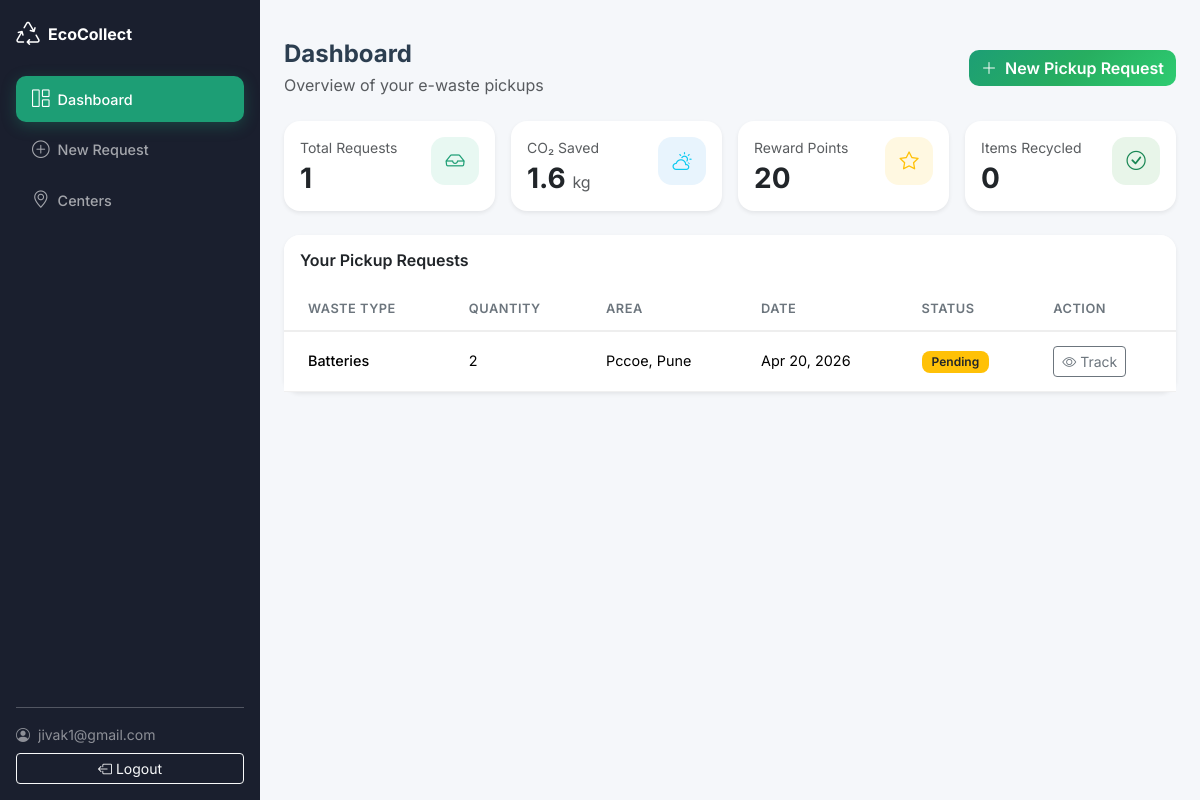
/dashboard (signed in), run on the app's committed database.
### models.py (models this page shows, shortened)
class User(UserMixin, db.Model):
    __tablename__ = 'users'
    id = db.Column(db.Integer, primary_key=True)
    email = db.Column(db.String(150), unique=True, nullable=False)
    password_hash = db.Column(db.String(256), nullable=False)
    created_at = db.Column(db.DateTime, default=datetime.utcnow)
    requests = db.relationship('Request', backref='user', lazy=True)

class Request(db.Model):
    __tablename__ = 'requests'
    id = db.Column(db.Integer, primary_key=True)
    user_id = db.Column(db.Integer, db.ForeignKey('users.id'), nullable=False)
    waste_type = db.Column(db.String(50), nullable=False)
    quantity = db.Column(db.Integer, nullable=False)
    area = db.Column(db.String(200), nullable=False)
    pickup_date = db.Column(db.Date, nullable=False)
    time_slot = db.Column(db.String(50), nullable=False)
    notes = db.Column(db.Text, nullable=True)
    status = db.Column(db.String(30), default='Pending')
    submitted_at = db.Column(db.DateTime, default=datetime.utcnow)
    assigned_center = db.Column(db.String(150), default='EcoCollect Central Hub')

### app.py (the view)
@app.route('/dashboard')
@login_required
def dashboard():
    user_requests = Request.query.filter_by(user_id=current_user.id)\
        .order_by(Request.submitted_at.desc()).all()
    total = len(user_requests)
    total_qty = sum(r.quantity for r in user_requests)
    co2 = round(total_qty * 0.8, 1)
    recycled = sum(1 for r in user_requests if r.status == 'Recycled')
    points = total_qty * 10
    return render_template('dashboard.html',
                           requests=user_requests,
                           total=total,
                           co2=co2,
                           recycled=recycled,
                           points=points)

### app.py (called while the page is built)
@login_manager.user_loader
def load_user(user_id):
    return User.query.get(int(user_id))

### templates/dashboard.html (shortened to what this page needs)
{% extends "base.html" %}
{% block body %}
<div class="d-flex">
    <nav class="sidebar d-flex flex-column p-3">
        <a class="navbar-brand fw-bold text-white mb-4 d-flex align-items-center" href="{{ url_for('index') }}">
            <i class="bi bi-recycle me-2 fs-4"></i>
            <span>EcoCollect</span>
        </a>
        <ul class="nav flex-column gap-1">
            <li class="nav-item">
                <a class="nav-link active" href="{{ url_for('dashboard') }}">
                    <i class="bi bi-grid-1x2 me-2"></i>Dashboard
                </a>
            </li>
            <li class="nav-item">
                <a class="nav-link" href="{{ url_for('new_request') }}">
                    <i class="bi bi-plus-circle me-2"></i>New Request
                </a>
            </li>
            <li class="nav-item">
                <a class="nav-link" href="{{ url_for('centers') }}">
                    <i class="bi bi-geo-alt me-2"></i>Centers
                </a>
            </li>
        </ul>
        <div class="mt-auto">
            <hr class="border-light opacity-25">
            <div class="d-flex align-items-center text-white-50 small mb-2">
                <i class="bi bi-person-circle me-2"></i>
                <span class="text-truncate">{{ current_user.email }}</span>
            </div>
            <a href="{{ url_for('logout') }}" class="btn btn-outline-light btn-sm w-100">
                <i class="bi bi-box-arrow-left me-1"></i>Logout
            </a>
        </div>
    </nav>
    <main class="main-content flex-grow-1">
        <div class="px-4 pt-3">
        </div>
        <div class="p-4">
            <div class="d-flex justify-content-between align-items-center mb-4">
                <div>
                    <h4 class="fw-bold mb-1">Dashboard</h4>
                    <p class="text-muted mb-0">Overview of your e-waste pickups</p>
                </div>
                <a href="{{ url_for('new_request') }}" class="btn btn-eco">
                    <i class="bi bi-plus-lg me-2"></i>New Pickup Request
                </a>
            </div>
            <div class="row g-3 mb-4">
                <div class="col-sm-6 col-lg-3">
                    <div class="card stat-card border-0 shadow-sm h-100">
                        <div class="card-body">
                            <div class="d-flex justify-content-between align-items-start">
                                <div>
                                    <p class="text-muted small mb-1">Total Requests</p>
                                    <h3 class="fw-bold mb-0">{{ total }}</h3>
                                </div>
                                <div class="stat-icon bg-eco-light">
                                    <i class="bi bi-inbox text-eco"></i>
                                </div>
                            </div>
                        </div>
                    </div>
                </div>
                <div class="col-sm-6 col-lg-3">
                    <div class="card stat-card border-0 shadow-sm h-100">
                        <div class="card-body">
                            <div class="d-flex justify-content-between align-items-start">
                                <div>
                                    <p class="text-muted small mb-1">CO₂ Saved</p>
                                    <h3 class="fw-bold mb-0">{{ co2 }} <small class="fs-6 fw-normal text-muted">kg</small></h3>
                                </div>
                                <div class="stat-icon bg-info-light">
                                    <i class="bi bi-cloud-sun text-info"></i>
                                </div>
                            </div>
                        </div>
                    </div>
                </div>
                <div class="col-sm-6 col-lg-3">
                    <div class="card stat-card border-0 shadow-sm h-100">
                        <div class="card-body">
                            <div class="d-flex justify-content-between align-items-start">
                                <div>
                                    <p class="text-muted small mb-1">Reward Points</p>
                                    <h3 class="fw-bold mb-0">{{ points }}</h3>
                                </div>
                                <div class="stat-icon bg-warning-light">
                                    <i class="bi bi-star text-warning"></i>
                                </div>
                            </div>
                        </div>
                    </div>
                </div>
                <div class="col-sm-6 col-lg-3">
                    <div class="card stat-card border-0 shadow-sm h-100">
                        <div class="card-body">
                            <div class="d-flex justify-content-between align-items-start">
                                <div>
                                    <p class="text-muted small mb-1">Items Recycled</p>
                                    <h3 class="fw-bold mb-0">{{ recycled }}</h3>
                                </div>
                                <div class="stat-icon bg-success-light">
                                    <i class="bi bi-check-circle text-success"></i>
                                </div>
                            </div>
                        </div>
                    </div>
                </div>
            </div>
            <div class="card border-0 shadow-sm">
                <div class="card-header bg-white border-0 py-3">
                    <h6 class="fw-semibold mb-0">Your Pickup Requests</h6>
                </div>
                <div class="card-body p-0">
                    {% if requests|length > 0 %}
                    <div class="table-responsive">
                        <table class="table table-hover align-middle mb-0">
                            <thead class="bg-light">
                                <tr>
                                    <th class="ps-4">Waste Type</th>
                                    <th>Quantity</th>
                                    <th>Area</th>
                                    <th>Date</th>
                                    <th>Status</th>
                                    <th>Action</th>
                                </tr>
                            </thead>
                            <tbody>
                                {% for req in requests %}
                                <tr>
                                    <td class="ps-4 fw-medium">{{ req.waste_type }}</td>
                                    <td>{{ req.quantity }}</td>
                                    <td>{{ req.area }}</td>
                                    <td>{{ req.pickup_date.strftime('%b %d, %Y') }}</td>
                                    <td>
                                        {% if req.status == 'Pending' %}
                                        <span class="badge bg-warning text-dark">Pending</span>
                                        {% elif req.status == 'Collected' %}
                                        <span class="badge bg-primary">Collected</span>
                                        {% elif req.status == 'Processing' %}
                                        <span class="badge bg-secondary">Processing</span>
                                        {% elif req.status == 'Recycled' %}
                                        <span class="badge bg-success">Recycled</span>
                                        {% endif %}
                                    </td>
                                    <td>
                                        <a href="{{ url_for('track', request_id=req.id) }}" class="btn btn-sm btn-outline-secondary">
                                            <i class="bi bi-eye me-1"></i>Track
                                        </a>
                                    </td>
                                </tr>
                                {% endfor %}
                            </tbody>
                        </table>
                    </div>
                    {% endif %}
                </div>
            </div>
        </div>
    </main>
</div>
{% endblock %}

### static/style.css (style rules this page uses)
:root { --eco-primary: #1D9E75; --eco-primary-dark: #178a66; --eco-primary-light: #e8f8f2; --eco-gradient: linear-gradient(135deg, #1D9E75 0%, #27ae60 50%, #2ecc71 100%); --sidebar-width: 260px; --sidebar-bg: #1a1f2e; --body-bg: #f5f7fa; --card-radius: 16px; --transition: all 0.3s cubic-bezier(0.4, 0, 0.2, 1); }
* { box-sizing: border-box; }
body { font-family: 'Inter', -apple-system, BlinkMacSystemFont, sans-serif; background: var(--body-bg); color: #2c3e50; min-height: 100vh; display: flex; flex-direction: column; }
.text-eco { color: var(--eco-primary) !important; }
.btn-eco { background: var(--eco-gradient); border: none; color: #fff; font-weight: 600; border-radius: 10px; transition: var(--transition); position: relative; overflow: hidden; }
.btn-eco::before { content: ''; position: absolute; top: 0; left: -100%; width: 100%; height: 100%; background: linear-gradient(90deg, transparent, rgba(255,255,255,0.2), transparent); transition: left 0.5s; }
.sidebar { width: var(--sidebar-width); min-height: 100vh; background: var(--sidebar-bg); position: fixed; top: 0; left: 0; z-index: 1000; overflow-y: auto; }
.sidebar .nav-link { color: rgba(255,255,255,0.6); font-weight: 500; padding: 10px 16px; border-radius: 10px; transition: var(--transition); font-size: 0.9rem; }
.sidebar .nav-link.active { color: #fff; background: var(--eco-primary); box-shadow: 0 4px 15px rgba(29,158,117,0.3); }
.sidebar .nav-link i { font-size: 1.1rem; }
.main-content { margin-left: var(--sidebar-width); min-height: 100vh; background: var(--body-bg); }
.stat-card { border-radius: var(--card-radius) !important; transition: var(--transition); }
.stat-icon { width: 48px; height: 48px; border-radius: 14px; display: flex; align-items: center; justify-content: center; font-size: 1.2rem; }
.bg-eco-light { background: var(--eco-primary-light) !important; }
.bg-info-light { background: #e8f4fd !important; }
.bg-warning-light { background: #fff8e1 !important; }
.bg-success-light { background: #e8f5e9 !important; }
.card { border-radius: var(--card-radius) !important; }
.card-header { border-radius: var(--card-radius) var(--card-radius) 0 0 !important; }
.table { font-size: 0.9rem; }
.table th { font-weight: 600; font-size: 0.8rem; text-transform: uppercase; letter-spacing: 0.5px; color: #6c757d; border-bottom: 2px solid #eee; padding: 12px 16px; }
.table td { padding: 14px 16px; border-bottom: 1px solid #f0f0f0; vertical-align: middle; }
.badge { font-weight: 600; font-size: 0.75rem; padding: 5px 10px; border-radius: 8px; }

### data on the page
User: email "jivak1@gmail.com"
Request: waste_type "Batteries", quantity "2", area "Pccoe, Pune", pickup_date "Apr 20, 2026", status "Pending"

### other printed values
{{ total }} "1"
{{ co2 }} "1.6"
{{ points }} "20"
{{ recycled }} "0"
